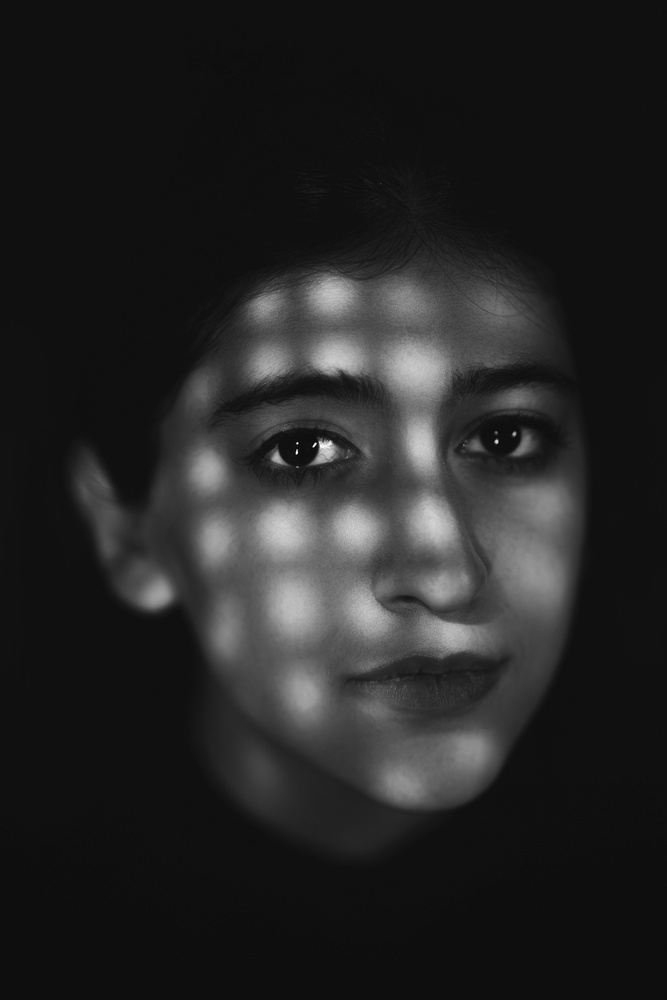
#> input picture test_01.jpg, 667 x 1000 px, shrunk from 5304 x 7952 before the run; its folder holds 3 pictures in this run
$ python hog_lbp_features.py
#> lines starting #> are read from the running program, lines starting #| are printed output that depends on the picture
"""
HoG and LBP Feature Extraction and Visualization
Using OpenCV and scikit-image
"""

import cv2
import numpy as np
import matplotlib.pyplot as plt
from skimage import feature
from skimage.feature import hog
from skimage import color
import os


def extract_hog_features(image, cell_size=(8, 8), block_size=(2, 2), orientations=9):
    """
    Extract HoG features

    Args:
        image: Input image
        cell_size: Cell size
        block_size: Block size (in cells)
        orientations: Number of orientation bins
    """
    # Convert to grayscale
    if len(image.shape) == 3:
        gray = cv2.cvtColor(image, cv2.COLOR_BGR2GRAY)
    else:
        gray = image.copy()

    # Extract HoG features
    hog_features, hog_image = hog(
        gray,
        orientations=orientations,
        pixels_per_cell=cell_size,
        cells_per_block=block_size,
        visualize=True,
        feature_vector=True
    )

    print(f"HoG Feature Dimension: {hog_features.shape}")
    print(f"HoG Feature Range: [{hog_features.min():.4f}, {hog_features.max():.4f}]")

    return gray, hog_features, hog_image


def extract_lbp_features(image, radius=3, n_points=24, method='uniform'):
    """
    Extract LBP features

    Args:
        image: Input image
        radius: LBP radius
        n_points: Number of sampling points
        method: LBP method ('default', 'ror', 'uniform', 'nri_uniform', 'var')
    """
    # Convert to grayscale
    if len(image.shape) == 3:
        gray = cv2.cvtColor(image, cv2.COLOR_BGR2GRAY)
    else:
        gray = image.copy()

    # Extract LBP features
    lbp = feature.local_binary_pattern(gray, n_points, radius, method=method)

    # Calculate LBP histogram
    if method == 'uniform':
        n_bins = n_points + 2
    else:
        n_bins = 256

    hist, _ = np.histogram(lbp.ravel(), bins=n_bins, range=(0, n_bins), density=True)

    print(f"LBP Feature Dimension: {hist.shape}")
    print(f"LBP Feature Range: [{lbp.min():.0f}, {lbp.max():.0f}]")

    return gray, lbp, hist


def visualize_hog_features(image, hog_image, hog_features, save_path='hog_result.jpg'):
    """
    Visualize HoG features
    """
    fig, axes = plt.subplots(1, 3, figsize=(15, 5))

    # Original image
    axes[0].imshow(cv2.cvtColor(image, cv2.COLOR_BGR2RGB) if len(image.shape) == 3 else image, cmap='gray')
    axes[0].set_title('Original Image', fontsize=14)
    axes[0].axis('off')

    # HoG feature map
    axes[1].imshow(hog_image, cmap='gray')
    axes[1].set_title('HoG Feature Map', fontsize=14)
    axes[1].axis('off')

    # HoG feature histogram
    axes[2].bar(range(len(hog_features)), hog_features, color='steelblue')
    axes[2].set_title(f'HoG Feature Distribution ({len(hog_features)} dims)', fontsize=14)
    axes[2].set_xlabel('Feature Dimension', fontsize=12)
    axes[2].set_ylabel('Feature Value', fontsize=12)
    axes[2].grid(True, alpha=0.3)

    plt.tight_layout()
    plt.savefig(save_path, dpi=150, bbox_inches='tight')
    print(f"HoG result saved to: {save_path}")
    plt.close()


# [61 lines left out: functions visualize_lbp_features, visualize_combined, not called in this run]


def process_image(image_path, output_prefix):
    """
    Process a single image: extract HoG and LBP features and visualize

    Args:
        image_path: Path to input image
        output_prefix: Prefix for output files
    """
    # Read image
    image = cv2.imread(image_path)

    if image is None:
        print(f"Error: Cannot read image {image_path}")
        return

    print(f"\n{'='*50}")
    print(f"Processing: {image_path}")
    print(f"{'='*50}")
    print(f"Original image size: {image.shape}")

    # Resize for better visualization
    max_dim = 400
    h, w = image.shape[:2]
    if max(h, w) > max_dim:
        scale = max_dim / max(h, w)
        image = cv2.resize(image, None, fx=scale, fy=scale, interpolation=cv2.INTER_AREA)
        print(f"Resized image: {image.shape}")

    # Extract HoG features
    print(f"\n{'='*50}")
    print("HoG Feature Extraction")
    print(f"{'='*50}")
    gray, hog_features, hog_image = extract_hog_features(
        image,
        cell_size=(8, 8),
        block_size=(2, 2),
        orientations=9
    )

    # Extract LBP features
    print(f"\n{'='*50}")
    print("LBP Feature Extraction")
    print(f"{'='*50}")
    gray, lbp_image, lbp_hist = extract_lbp_features(
        image,
        radius=2,
        n_points=16,
        method='uniform'
    )

    # Visualize results
    print(f"\n{'='*50}")
    print("Generating Visualization")
    print(f"{'='*50}")

    visualize_hog_features(image, hog_image, hog_features, f'{output_prefix}_hog.jpg')
    visualize_lbp_features(image, lbp_image, lbp_hist, f'{output_prefix}_lbp.jpg')
    visualize_combined(image, gray, hog_image, lbp_image, f'{output_prefix}_combined.jpg')

    # Print feature comparison
    print(f"\n{'='*50}")
    print("Feature Summary")
    print(f"{'='*50}")
    print(f"{'Feature Type':<15} {'Dimension':<15} {'Purpose':<20}")
    print("-" * 50)
    print(f"{'HoG':<15} {hog_features.shape[0]:<15} {'Edge/Gradient':<20}")
    print(f"{'LBP':<15} {lbp_hist.shape[0]:<15} {'Texture':<20}")
    print("-" * 50)
    print("\nHoG: Robust to illumination, good for edge/contour detection")
    print("LBP: Robust to illumination, good for texture description")


def main():
    """Main function"""
    # List of images to process
    image_files = [
        ('test_01.jpg', 'test01'),
        ('test_02.jpg', 'test02'),
    ]

    for image_file, output_prefix in image_files:
        if os.path.exists(image_file):
            process_image(image_file, output_prefix)
#> in process_image, image is the input picture: shape (1000, 667, 3); min 4, max 255, mean 36.2
#| Original image size: (1000, 667, 3)
#| Resized image: (400, 267, 3)
#> in extract_hog_features, `hog_features, hog_image = hog( gray, orientations=orientations, pixels..`:
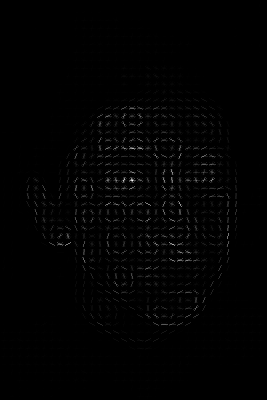
#> hog_image: shape (400, 267) float64; min 0, max 47.44, mean 0.4; drawn with min black and max white
#| HoG Feature Dimension: (56448,)
#| HoG Feature Range: [0.0000, 1.0000]
#> in extract_lbp_features, `lbp = feature.local_binary_pattern(gray, n_points, radius, method=meth..`:
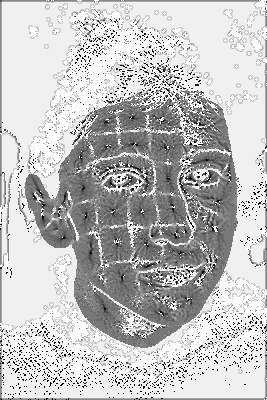
#> lbp: shape (400, 267) float64; min 0, max 17, mean 12.81; drawn with min black and max white
#> in extract_lbp_features, `hist, _ = np.histogram(lbp.ravel(), bins=n_bins, range=(0, n_bins), de..`: hist = 18 values, max 0.414 at index 16, min 0.00516 at index 2, mean 0.0556
#| LBP Feature Dimension: (18,)
#| LBP Feature Range: [0, 17]
#> in process_image, `gray, lbp_image, lbp_hist = extract_lbp_features( image, radius=2, n_p..`: lbp_hist has the same summary as hist in extract_lbp_features
        else:
            print(f"Warning: {image_file} not found, skipping...")

    print(f"\n{'='*50}")
    print("All processing completed!")
    print(f"{'='*50}")


if __name__ == '__main__':
#> (the run stopped early here; a loop or call above may not have finished)
